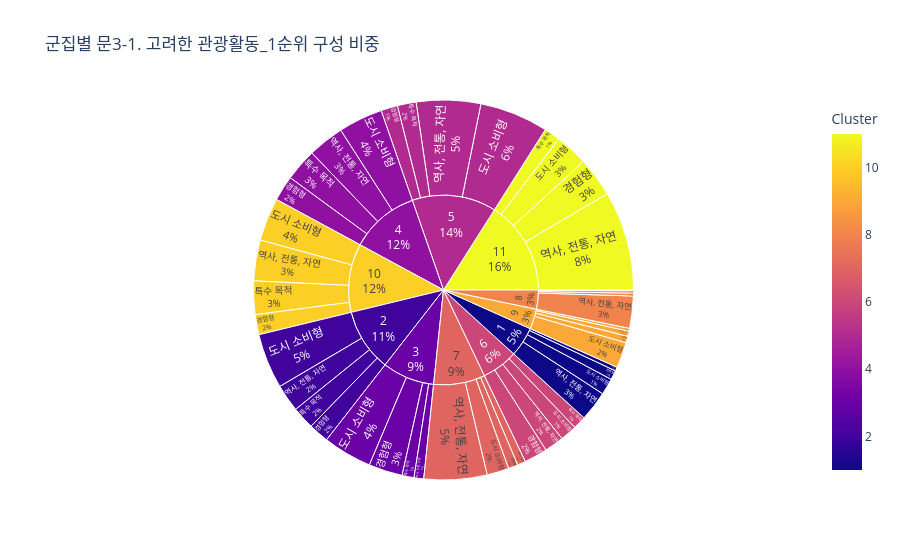
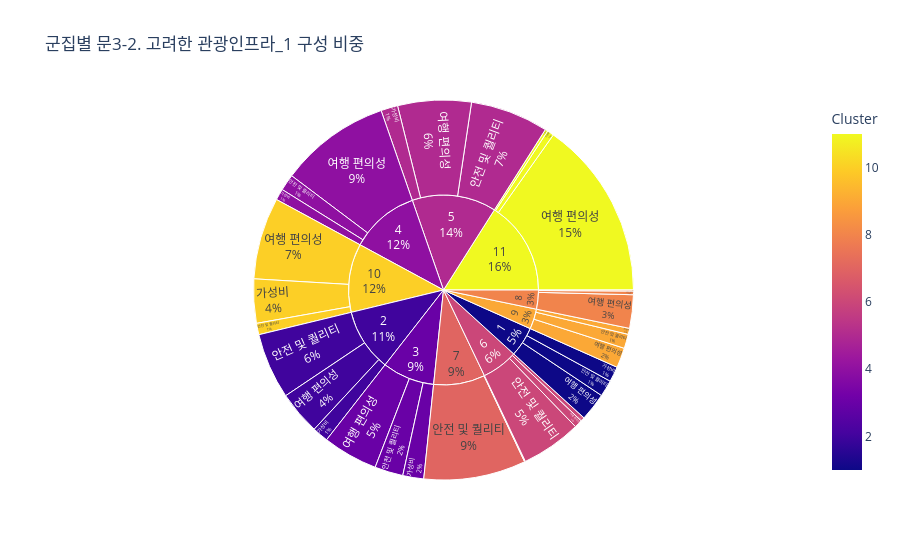
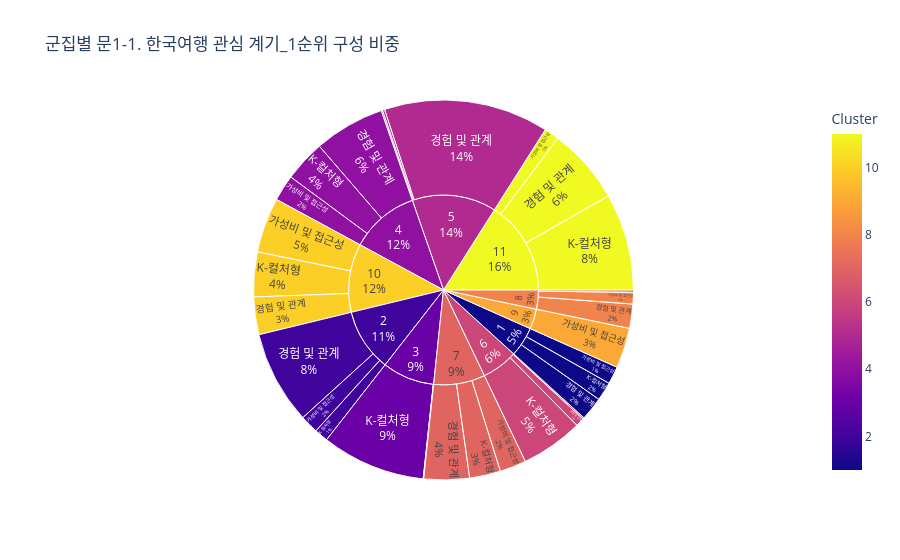
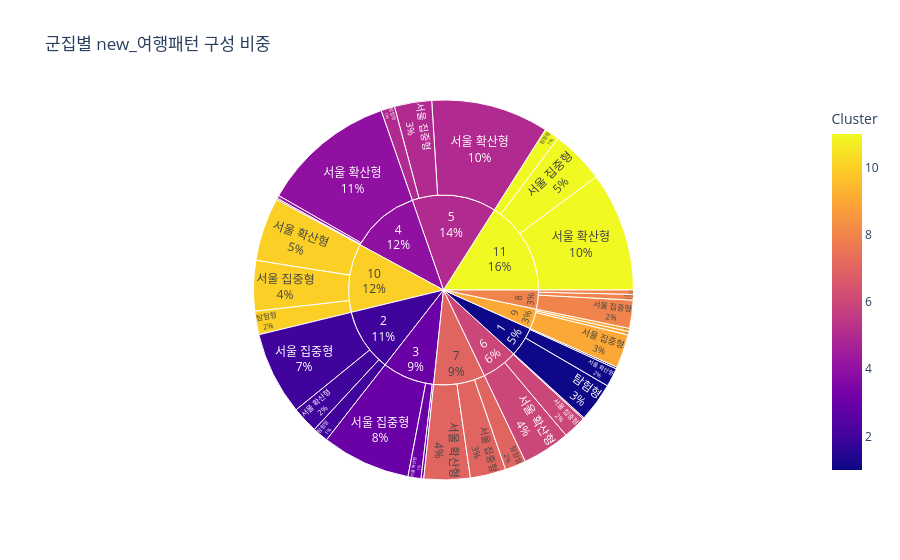

The cell these charts' notebook holds for them, in order:
### Code cell
import plotly.express as px

def plot_sunburst(df, target_col):
    # df: 클러스터 결과가 포함된 원본 데이터프레임
    fig = px.sunburst(df,
                      path=['Cluster', target_col],
                      values='방문 지역 수',
                      color='Cluster',
                      title=f"군집별 {target_col} 구성 비중")

    # 텍스트 표시 설정: 라벨(이름)과 해당 항목의 비중(percent entry) 표시
    # 'percent parent'는 바로 위 부모 대비 비율, 'percent entry'는 현재 레벨에서의 비율입니다.
    fig.update_traces(textinfo='label+percent entry')

    fig.show()

# 실행 예시는 기존과 동일합니다.
# plot_sunburst(df, '문3-1. 고려한 관광활동_1순위')

# 예: 군집별 관광활동 선호도 확인
plot_sunburst(df, '문3-1. 고려한 관광활동_1순위')
plot_sunburst(df, '문3-2. 고려한 관광인프라_1')
plot_sunburst(df, '문1-1. 한국여행 관심 계기_1순위')
plot_sunburst(df, 'new_여행패턴')
plot_sunburst(df, '여행동반자_그룹')
plot_sunburst(df, '연령별')
plot_sunburst(df, '국가별')
plot_sunburst(df, '월별')
plot_sunburst(df, '한국 방문횟수(카테고리)')
plot_sunburst(df, '성별')


# '연령별', '한국 방문횟수(카테고리)', '문3-2. 고려한 관광인프라_1', '여행동반자_그룹',
#                   '문10. 1인 1일 지출경비(상하위 1% 대체, 61일 이상 결측)',
#                   '문3-1. 고려한 관광활동_1순위', '문1-1. 한국여행 관심 계기_1순위', 'new_여행패턴'

### Figure 1 — Plotly figure (JSON) as saved in the notebook; plotly's stock layout.template omitted (floating-point values rounded to 4 significant figures)
{"data": [{"branchvalues": "total", "customdata": [[1], [2], [3], [4], [5], [6], [7], [8], [9], [10], [11], [1], [2], [3], [4], [5], [6], [7], [8], [9], [10], [11], [1], [2], [3], [4], [5], [6], [7], [8], [9], [10], [11], [1], [2], [3], [4], [5], [6], [7], [8], [9], [10], [11], [1], [2], [3], [4], [5], [6], [7], [8], [9], [10], [11]], "domain": {"x": [0, 1], "y": [0, 1]}, "hovertemplate": "labels=%{label}<br>방문 지역 수=%{value}<br>parent=%{parent}<br>id=%{id}<br>Cluster=%{color}<extra></extra>", "ids": ["1/경험형", "2/경험형", "3/경험형", "4/경험형", "5/경험형", "6/경험형", "7/경험형", "8/경험형", "9/경험형", "10/경험형", "11/경험형", "1/도시 소비형", "2/도시 소비형", "3/도시 소비형", "4/도시 소비형", "5/도시 소비형", "6/도시 소비형", "7/도시 소비형", "8/도시 소비형", "9/도시 소비형", "10/도시 소비형", "11/도시 소비형", "1/역사, 전통, 자연", "2/역사, 전통, 자연", "3/역사, 전통, 자연", "4/역사, 전통, 자연", "5/역사, 전통, 자연", "6/역사, 전통, 자연", "7/역사, 전통, 자연", "8/역사, 전통, 자연", "9/역사, 전통, 자연", "10/역사, 전통, 자연", "11/역사, 전통, 자연", "1/특수 목적", "2/특수 목적", "3/특수 목적", "4/특수 목적", "5/특수 목적", "6/특수 목적", "7/특수 목적", "8/특수 목적", "9/특수 목적", "10/특수 목적", "11/특수 목적", "1", "2", "3", "4", "5", "6", "7", "8", "9", "10", "11"], "labels": ["경험형", "경험형", "경험형", "경험형", "경험형", "경험형", "경험형", "경험형", "경험형", "경험형", "경험형", "도시 소비형", "도시 소비형", "도시 소비형", "도시 소비형", "도시 소비형", "도시 소비형", "도시 소비형", "도시 소비형", "도시 소비형", "도시 소비형", "도시 소비형", "역사, 전통, 자연", "역사, 전통, 자연", "역사, 전통, 자연", "역사, 전통, 자연", "역사, 전통, 자연", "역사, 전통, 자연", "역사, 전통, 자연", "역사, 전통, 자연", "역사, 전통, 자연", "역사, 전통, 자연", "역사, 전통, 자연", "특수 목적", "특수 목적", "특수 목적", "특수 목적", "특수 목적", "특수 목적", "특수 목적", "특수 목적", "특수 목적", "특수 목적", "특수 목적", "1", "2", "3", "4", "5", "6", "7", "8", "9", "10", "11"], "marker": {"coloraxis": "coloraxis", "colors": [1, 2, 3, 4, 5, 6, 7, 8, 9, 10, 11, 1, 2, 3, 4, 5, 6, 7, 8, 9, 10, 11, 1, 2, 3, 4, 5, 6, 7, 8, 9, 10, 11, 1, 2, 3, 4, 5, 6, 7, 8, 9, 10, 11, 1, 2, 3, 4, 5, 6, 7, 8, 9, 10, 11]}, "name": "", "parents": ["1", "2", "3", "4", "5", "6", "7", "8", "9", "10", "11", "1", "2", "3", "4", "5", "6", "7", "8", "9", "10", "11", "1", "2", "3", "4", "5", "6", "7", "8", "9", "10", "11", "1", "2", "3", "4", "5", "6", "7", "8", "9", "10", "11", "", "", "", "", "", "", "", "", "", "", ""], "textinfo": "label+percent entry", "type": "sunburst", "values": [118, 256, 427, 320, 211, 293, 121, 30, 83, 253, 500, 208, 696, 618, 560, 867, 211, 278, 36, 325, 544, 416, 379, 346, 122, 457, 810, 245, 795, 405, 64, 514, 1254, 49, 284, 151, 408, 237, 164, 104, 9, 36, 422, 202, 754, 1582, 1318, 1745, 2125, 913, 1298, 480, 508, 1733, 2372]}], "layout": {"coloraxis": {"colorbar": {"title": {"text": "Cluster"}}, "colorscale": [[0, "#0d0887"], [0.1111, "#46039f"], [0.2222, "#7201a8"], [0.3333, "#9c179e"], [0.4444, "#bd3786"], [0.5556, "#d8576b"], [0.6667, "#ed7953"], [0.7778, "#fb9f3a"], [0.8889, "#fdca26"], [1, "#f0f921"]]}, "legend": {"tracegroupgap": 0}, "title": {"text": "군집별 문3-1. 고려한 관광활동_1순위 구성 비중"}}}

### Figure 2 — Plotly figure (JSON) as saved in the notebook; plotly's stock layout.template omitted (floating-point values rounded to 4 significant figures)
{"data": [{"branchvalues": "total", "customdata": [[1], [2], [3], [4], [5], [6], [7], [8], [9], [10], [11], [1], [2], [3], [4], [5], [6], [7], [8], [9], [10], [11], [1], [2], [3], [4], [5], [6], [7], [8], [9], [10], [11], [1], [2], [3], [4], [5], [6], [7], [8], [9], [10], [11]], "domain": {"x": [0, 1], "y": [0, 1]}, "hovertemplate": "labels=%{label}<br>방문 지역 수=%{value}<br>parent=%{parent}<br>id=%{id}<br>Cluster=%{color}<extra></extra>", "ids": ["1/가성비", "2/가성비", "3/가성비", "4/가성비", "5/가성비", "6/가성비", "7/가성비", "8/가성비", "9/가성비", "10/가성비", "11/가성비", "1/안전 및 퀄리티", "2/안전 및 퀄리티", "3/안전 및 퀄리티", "4/안전 및 퀄리티", "5/안전 및 퀄리티", "6/안전 및 퀄리티", "7/안전 및 퀄리티", "8/안전 및 퀄리티", "9/안전 및 퀄리티", "10/안전 및 퀄리티", "11/안전 및 퀄리티", "1/여행 편의성", "2/여행 편의성", "3/여행 편의성", "4/여행 편의성", "5/여행 편의성", "6/여행 편의성", "7/여행 편의성", "8/여행 편의성", "9/여행 편의성", "10/여행 편의성", "11/여행 편의성", "1", "2", "3", "4", "5", "6", "7", "8", "9", "10", "11"], "labels": ["가성비", "가성비", "가성비", "가성비", "가성비", "가성비", "가성비", "가성비", "가성비", "가성비", "가성비", "안전 및 퀄리티", "안전 및 퀄리티", "안전 및 퀄리티", "안전 및 퀄리티", "안전 및 퀄리티", "안전 및 퀄리티", "안전 및 퀄리티", "안전 및 퀄리티", "안전 및 퀄리티", "안전 및 퀄리티", "안전 및 퀄리티", "여행 편의성", "여행 편의성", "여행 편의성", "여행 편의성", "여행 편의성", "여행 편의성", "여행 편의성", "여행 편의성", "여행 편의성", "여행 편의성", "여행 편의성", "1", "2", "3", "4", "5", "6", "7", "8", "9", "10", "11"], "marker": {"coloraxis": "coloraxis", "colors": [1, 2, 3, 4, 5, 6, 7, 8, 9, 10, 11, 1, 2, 3, 4, 5, 6, 7, 8, 9, 10, 11, 1, 2, 3, 4, 5, 6, 7, 8, 9, 10, 11, 1, 2, 3, 4, 5, 6, 7, 8, 9, 10, 11]}, "name": "", "parents": ["1", "2", "3", "4", "5", "6", "7", "8", "9", "10", "11", "1", "2", "3", "4", "5", "6", "7", "8", "9", "10", "11", "1", "2", "3", "4", "5", "6", "7", "8", "9", "10", "11", "", "", "", "", "", "", "", "", "", "", ""], "textinfo": "label+percent entry", "type": "sunburst", "values": [193, 202, 264, 142, 213, 51, 4, 13, 76, 556, 86, 208, 832, 358, 208, 985, 761, 1287, 46, 180, 144, 33, 353, 548, 696, 1395, 927, 101, 7, 421, 252, 1033, 2253, 754, 1582, 1318, 1745, 2125, 913, 1298, 480, 508, 1733, 2372]}], "layout": {"coloraxis": {"colorbar": {"title": {"text": "Cluster"}}, "colorscale": [[0, "#0d0887"], [0.1111, "#46039f"], [0.2222, "#7201a8"], [0.3333, "#9c179e"], [0.4444, "#bd3786"], [0.5556, "#d8576b"], [0.6667, "#ed7953"], [0.7778, "#fb9f3a"], [0.8889, "#fdca26"], [1, "#f0f921"]]}, "legend": {"tracegroupgap": 0}, "title": {"text": "군집별 문3-2. 고려한 관광인프라_1 구성 비중"}}}

### Figure 3 — Plotly figure (JSON) as saved in the notebook; plotly's stock layout.template omitted (floating-point values rounded to 4 significant figures)
{"data": [{"branchvalues": "total", "customdata": [[1], [2], [3], [4], [5], [6], [7], [8], [10], [11], [1], [2], [3], [4], [5], [6], [7], [8], [9], [10], [11], [1], [2], [3], [4], [5], [6], [7], [8], [10], [11], [1], [2], [3], [4], [5], [6], [7], [8], [9], [10], [11]], "domain": {"x": [0, 1], "y": [0, 1]}, "hovertemplate": "labels=%{label}<br>방문 지역 수=%{value}<br>parent=%{parent}<br>id=%{id}<br>Cluster=%{color}<extra></extra>", "ids": ["1/K-컬처형", "2/K-컬처형", "3/K-컬처형", "4/K-컬처형", "5/K-컬처형", "6/K-컬처형", "7/K-컬처형", "8/K-컬처형", "10/K-컬처형", "11/K-컬처형", "1/가성비 및 접근성", "2/가성비 및 접근성", "3/가성비 및 접근성", "4/가성비 및 접근성", "5/가성비 및 접근성", "6/가성비 및 접근성", "7/가성비 및 접근성", "8/가성비 및 접근성", "9/가성비 및 접근성", "10/가성비 및 접근성", "11/가성비 및 접근성", "1/경험 및 관계", "2/경험 및 관계", "3/경험 및 관계", "4/경험 및 관계", "5/경험 및 관계", "6/경험 및 관계", "7/경험 및 관계", "8/경험 및 관계", "10/경험 및 관계", "11/경험 및 관계", "1", "2", "3", "4", "5", "6", "7", "8", "9", "10", "11"], "labels": ["K-컬처형", "K-컬처형", "K-컬처형", "K-컬처형", "K-컬처형", "K-컬처형", "K-컬처형", "K-컬처형", "K-컬처형", "K-컬처형", "가성비 및 접근성", "가성비 및 접근성", "가성비 및 접근성", "가성비 및 접근성", "가성비 및 접근성", "가성비 및 접근성", "가성비 및 접근성", "가성비 및 접근성", "가성비 및 접근성", "가성비 및 접근성", "가성비 및 접근성", "경험 및 관계", "경험 및 관계", "경험 및 관계", "경험 및 관계", "경험 및 관계", "경험 및 관계", "경험 및 관계", "경험 및 관계", "경험 및 관계", "경험 및 관계", "1", "2", "3", "4", "5", "6", "7", "8", "9", "10", "11"], "marker": {"coloraxis": "coloraxis", "colors": [1, 2, 3, 4, 5, 6, 7, 8, 10, 11, 1, 2, 3, 4, 5, 6, 7, 8, 9, 10, 11, 1, 2, 3, 4, 5, 6, 7, 8, 10, 11, 1, 2, 3, 4, 5, 6, 7, 8, 9, 10, 11]}, "name": "", "parents": ["1", "2", "3", "4", "5", "6", "7", "8", "10", "11", "1", "2", "3", "4", "5", "6", "7", "8", "9", "10", "11", "1", "2", "3", "4", "5", "6", "7", "8", "10", "11", "", "", "", "", "", "", "", "", "", "", ""], "textinfo": "label+percent entry", "type": "sunburst", "values": [237, 172, 1311, 523, 28, 785, 392, 29, 564, 1225, 222, 232, 2, 331, 17, 19, 333, 146, 508, 695, 188, 295, 1178, 5, 891, 2080, 109, 573, 305, 474, 959, 754, 1582, 1318, 1745, 2125, 913, 1298, 480, 508, 1733, 2372]}], "layout": {"coloraxis": {"colorbar": {"title": {"text": "Cluster"}}, "colorscale": [[0, "#0d0887"], [0.1111, "#46039f"], [0.2222, "#7201a8"], [0.3333, "#9c179e"], [0.4444, "#bd3786"], [0.5556, "#d8576b"], [0.6667, "#ed7953"], [0.7778, "#fb9f3a"], [0.8889, "#fdca26"], [1, "#f0f921"]]}, "legend": {"tracegroupgap": 0}, "title": {"text": "군집별 문1-1. 한국여행 관심 계기_1순위 구성 비중"}}}

### Figure 4 — Plotly figure (JSON) as saved in the notebook; plotly's stock layout.template omitted (floating-point values rounded to 4 significant figures)
{"data": [{"branchvalues": "total", "customdata": [[1], [2], [3], [4], [5], [6], [7], [8], [9], [10], [11], [1], [2], [3], [4], [5], [6], [7], [8], [9], [10], [11], [1], [2], [3], [4], [5], [6], [7], [8], [9], [10], [11], [1], [2], [3], [4], [5], [6], [7], [8], [9], [10], [11]], "domain": {"x": [0, 1], "y": [0, 1]}, "hovertemplate": "labels=%{label}<br>방문 지역 수=%{value}<br>parent=%{parent}<br>id=%{id}<br>Cluster=%{color}<extra></extra>", "ids": ["1/서울 집중형", "2/서울 집중형", "3/서울 집중형", "4/서울 집중형", "5/서울 집중형", "6/서울 집중형", "7/서울 집중형", "8/서울 집중형", "9/서울 집중형", "10/서울 집중형", "11/서울 집중형", "1/서울 확산형", "2/서울 확산형", "3/서울 확산형", "4/서울 확산형", "5/서울 확산형", "6/서울 확산형", "7/서울 확산형", "8/서울 확산형", "9/서울 확산형", "10/서울 확산형", "11/서울 확산형", "1/탐험형", "2/탐험형", "3/탐험형", "4/탐험형", "5/탐험형", "6/탐험형", "7/탐험형", "8/탐험형", "9/탐험형", "10/탐험형", "11/탐험형", "1", "2", "3", "4", "5", "6", "7", "8", "9", "10", "11"], "labels": ["서울 집중형", "서울 집중형", "서울 집중형", "서울 집중형", "서울 집중형", "서울 집중형", "서울 집중형", "서울 집중형", "서울 집중형", "서울 집중형", "서울 집중형", "서울 확산형", "서울 확산형", "서울 확산형", "서울 확산형", "서울 확산형", "서울 확산형", "서울 확산형", "서울 확산형", "서울 확산형", "서울 확산형", "서울 확산형", "탐험형", "탐험형", "탐험형", "탐험형", "탐험형", "탐험형", "탐험형", "탐험형", "탐험형", "탐험형", "탐험형", "1", "2", "3", "4", "5", "6", "7", "8", "9", "10", "11"], "marker": {"coloraxis": "coloraxis", "colors": [1, 2, 3, 4, 5, 6, 7, 8, 9, 10, 11, 1, 2, 3, 4, 5, 6, 7, 8, 9, 10, 11, 1, 2, 3, 4, 5, 6, 7, 8, 9, 10, 11, 1, 2, 3, 4, 5, 6, 7, 8, 9, 10, 11]}, "name": "", "parents": ["1", "2", "3", "4", "5", "6", "7", "8", "9", "10", "11", "1", "2", "3", "4", "5", "6", "7", "8", "9", "10", "11", "1", "2", "3", "4", "5", "6", "7", "8", "9", "10", "11", "", "", "", "", "", "", "", "", "", "", ""], "textinfo": "label+percent entry", "type": "sunburst", "values": [22, 1050, 1120, 38, 470, 294, 450, 354, 424, 636, 675, 238, 334, 164, 1690, 1482, 602, 582, 72, 41, 802, 1506, 494, 198, 34, 17, 173, 17, 266, 54, 43, 295, 191, 754, 1582, 1318, 1745, 2125, 913, 1298, 480, 508, 1733, 2372]}], "layout": {"coloraxis": {"colorbar": {"title": {"text": "Cluster"}}, "colorscale": [[0, "#0d0887"], [0.1111, "#46039f"], [0.2222, "#7201a8"], [0.3333, "#9c179e"], [0.4444, "#bd3786"], [0.5556, "#d8576b"], [0.6667, "#ed7953"], [0.7778, "#fb9f3a"], [0.8889, "#fdca26"], [1, "#f0f921"]]}, "legend": {"tracegroupgap": 0}, "title": {"text": "군집별 new_여행패턴 구성 비중"}}}
